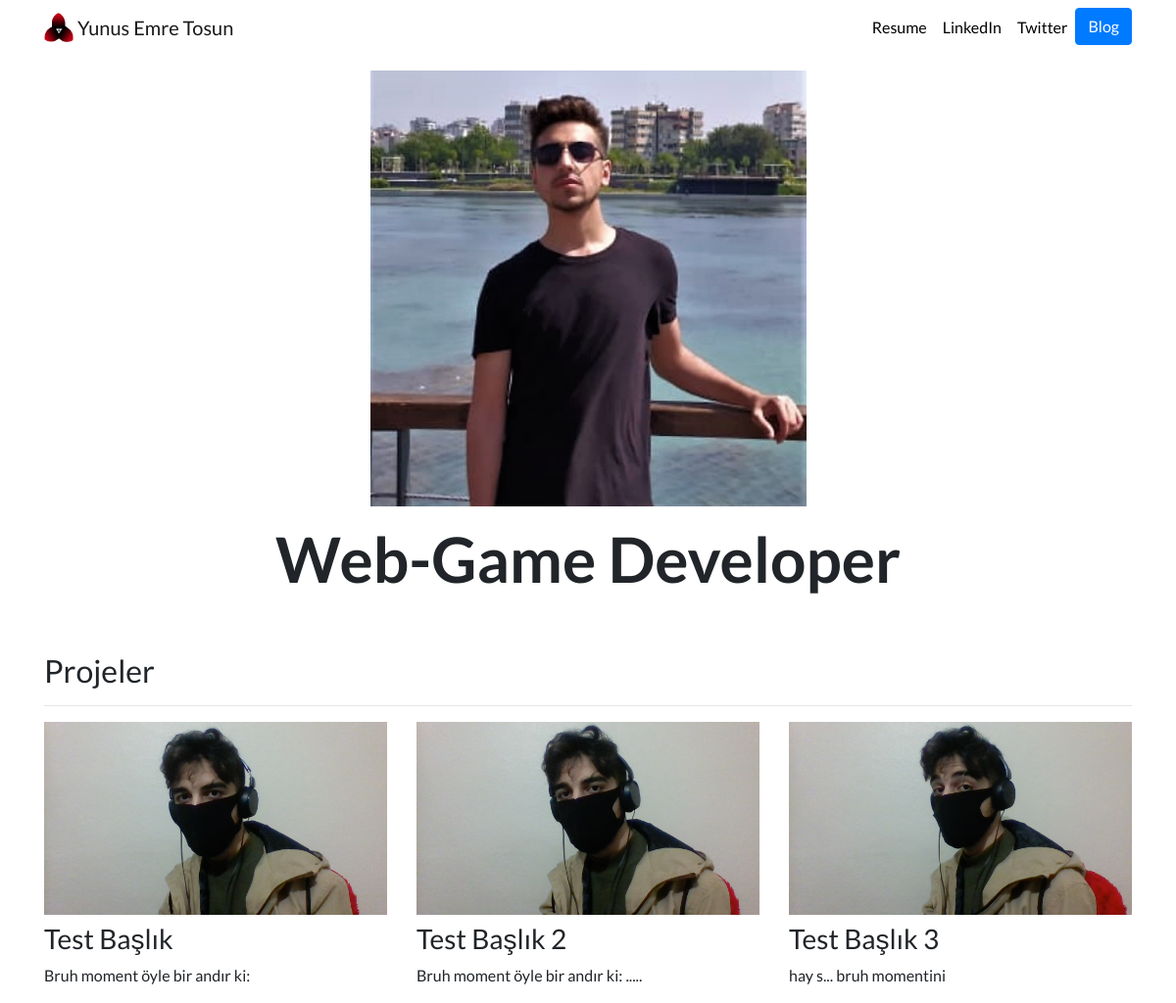
The page / on the database its author committed.
### portfolio/models.py (models this page shows, shortened)
class Project(models.Model):
    title = models.CharField(max_length=100)
    description = models.TextField(max_length=200)
    image = models.ImageField(upload_to="porfolio/img/")
    url = models.URLField(blank=True)

### portfolio/views.py (the view)
# urls.py: 2. Add a URL to urlpatterns:  path('', views.home, name='home')
def home(request):
    projects = Project.objects.all()
    return render(request,'portfolio/home.html',{'projects':projects})

### portfolio/templates/portfolio/home.html
{% extends "portfolio/base.html" %}
{% load static %}
{% block content %}
<div class="row justify-content-center my-3">
  <div class="col-5">
    <img src="{% static 'portfolio/emre.jpg' %}" class="img-fluid">
  </div>
</div>
<div class="row justify-content-center mb-3">
  <div class="col-md-9 text-center">
    <h1 id="hometext" class="font-weight-bold">Web-Game Developer   </h1>
  </div>
</div>
<h2 class="mt-5">Projeler</h2>
<hr>
<div class="row">
  {% for project in projects %}
  <div class="col-lg-4 col-md-6">
    {% if project.url %}
    <a href="{{ project.url }}">
      <img src="{{ project.image.url }}" class="img-fluid mb-2">
    </a>
    {% else %}
    <img src="{{ project.image.url }}" class="img-fluid mb-2">
    {% endif %}
    <h3>{{ project.title }}</h3>
    <p>{{ project.description }}</p>
  </div>
  {% endfor %}
</div>
{% endblock %}

### portfolio/templates/portfolio/base.html (shortened to what this page needs)
{% load static %}
<!doctype html>
<html lang="en">
<head>
  <link rel="stylesheet" href="https://stackpath.bootstrapcdn.com/bootstrap/4.4.1/css/bootstrap.min.css">
  <link rel="stylesheet" href="{% static "portfolio/custom.css" %}">
</head>
<body>
  <nav id="topNav" class="navbar navbar-expand-md navbar-light">
    <div class="container">
      <a class="navbar-brand" href="{% url 'home' %}">
        <img src="{% static "portfolio/Logo.png" %}" width="30" height="30" class="d-inline-block align-top" alt="Nick's Logo">
        <span>Yunus Emre Tosun</span>
      </a>
      <div class="collapse navbar-collapse text-center" id="navbarNav">
        <ul class="navbar-nav ml-auto">
          <li class="nav-item">
            <a class="nav-link" href="{% static "portfolio/YunusEmreTosun-CV.pdf" %}">Resume</a>
          </li>
          <li class="nav-item">
            <a class="nav-link" href="https://www.linkedin.com/in/yunus-emre-tosun-6024781aa/" target="_blank">LinkedIn</a>
          </li>
          <li class="nav-item">
            <a class="nav-link" href="https://twitter.com/bengecgelirim" target="_blank">Twitter</a>
          </li>
          <li>
            <a role="button" href="{% url 'blog:Bloglar' %}" class="btn btn-primary">Blog</a>
          </li>
        </ul>
      </div>
    </div>
  </nav>
  <div class="container">
    {% block content %}{% endblock %}
  </div>
</body>
</html>

### portfolio/static/portfolio/custom.css (style rules this page uses)
.navbar-nav .nav-link { color: rgba(0,0,0,1) !important; }
body { font-family: 'Lato', sans-serif; }
@media (min-width: 992px) { #hometext { font-size: 4rem; } }

### rows shown on the page
Project: image (picture), title "Test Başlık", description "Bruh moment öyle bir andır ki:"
Project: image (picture), title "Test Başlık 2", description "Bruh moment öyle bir andır ki: ....."
Project: image (picture), title "Test Başlık 3", description "hay s... bruh momentini"
